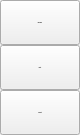
                        <widget class="QFrame" name="extraRightBox">
                         <property name="minimumSize">
                          <size>
                           <width>0</width>
                           <height>0</height>
                          </size>
                         </property>
                         <property name="maximumSize">
                          <size>
                           <width>0</width>
                           <height>16777215</height>
                          </size>
                         </property>
                         <property name="frameShape">
                          <enum>QFrame::NoFrame</enum>
                         </property>
                         <property name="frameShadow">
                          <enum>QFrame::Raised</enum>
                         </property>
                         <layout class="QVBoxLayout" name="verticalLayout_40">
                          <property name="spacing">
                           <number>0</number>
                          </property>
                          <property name="leftMargin">
                           <number>0</number>
                          </property>
                          <property name="topMargin">
                           <number>0</number>
                          </property>
                          <property name="rightMargin">
                           <number>0</number>
                          </property>
                          <property name="bottomMargin">
                           <number>0</number>
                          </property>
                          <item>
                           <widget class="QFrame" name="themeSettingsTopDetail">
                            <property name="maximumSize">
                             <size>
                              <width>16777215</width>
                              <height>3</height>
                             </size>
                            </property>
                            <property name="frameShape">
                             <enum>QFrame::NoFrame</enum>
                            </property>
                            <property name="frameShadow">
                             <enum>QFrame::Raised</enum>
                            </property>
                           </widget>
                          </item>
                          <item>
                           <widget class="QFrame" name="contentSettings">
                            <property name="frameShape">
                             <enum>QFrame::NoFrame</enum>
                            </property>
                            <property name="frameShadow">
                             <enum>QFrame::Raised</enum>
                            </property>
                            <layout class="QVBoxLayout" name="verticalLayout_41">
                             <property name="spacing">
                              <number>0</number>
                             </property>
                             <property name="leftMargin">
                              <number>0</number>
                             </property>
                             <property name="topMargin">
                              <number>0</number>
                             </property>
                             <property name="rightMargin">
                              <number>0</number>
                             </property>
                             <property name="bottomMargin">
                              <number>0</number>
                             </property>
                             <item alignment="Qt::AlignTop">
                              <widget class="QFrame" name="topMenus">
                               <property name="frameShape">
                                <enum>QFrame::NoFrame</enum>
                               </property>
                               <property name="frameShadow">
                                <enum>QFrame::Raised</enum>
                               </property>
                               <layout class="QVBoxLayout" name="verticalLayout_42">
                                <property name="spacing">
                                 <number>0</number>
                                </property>
                                <property name="leftMargin">
                                 <number>0</number>
                                </property>
                                <property name="topMargin">
                                 <number>0</number>
                                </property>
                                <property name="rightMargin">
                                 <number>0</number>
                                </property>
                                <property name="bottomMargin">
                                 <number>0</number>
                                </property>
                                <item>
                                 <widget class="QPushButton" name="btn_message">
                                  <property name="sizePolicy">
                                   <sizepolicy hsizetype="Expanding" vsizetype="Fixed">
                                    <horstretch>0</horstretch>
                                    <verstretch>0</verstretch>
                                   </sizepolicy>
                                  </property>
                                  <property name="minimumSize">
                                   <size>
                                    <width>0</width>
                                    <height>45</height>
                                   </size>
                                  </property>
                                  <property name="font">
                                   <font>
                                    <family>Segoe UI</family>
                                    <pointsize>-1</pointsize>
                                    <italic>false</italic>
                                    <bold>true</bold>
                                   </font>
                                  </property>
                                  <property name="cursor">
                                   <cursorShape>PointingHandCursor</cursorShape>
                                  </property>
                                  <property name="layoutDirection">
                                   <enum>Qt::LeftToRight</enum>
                                  </property>
                                  <property name="styleSheet">
                                   <string notr="true">background-image: url(:/icons/images/icons/cil-envelope-open.png);</string>
                                  </property>
                                  <property name="text">
                                   <string>Message</string>
                                  </property>
                                 </widget>
                                </item>
                                <item>
                                 <widget class="QPushButton" name="btn_print">
                                  <property name="sizePolicy">
                                   <sizepolicy hsizetype="Expanding" vsizetype="Fixed">
                                    <horstretch>0</horstretch>
                                    <verstretch>0</verstretch>
                                   </sizepolicy>
                                  </property>
                                  <property name="minimumSize">
                                   <size>
                                    <width>0</width>
                                    <height>45</height>
                                   </size>
                                  </property>
                                  <property name="font">
                                   <font>
                                    <family>Segoe UI</family>
                                    <pointsize>-1</pointsize>
                                    <italic>false</italic>
                                    <bold>true</bold>
                                   </font>
                                  </property>
                                  <property name="cursor">
                                   <cursorShape>PointingHandCursor</cursorShape>
                                  </property>
                                  <property name="layoutDirection">
                                   <enum>Qt::LeftToRight</enum>
                                  </property>
                                  <property name="styleSheet">
                                   <string notr="true">background-image: url(:/icons/images/icons/cil-print.png);</string>
                                  </property>
                                  <property name="text">
                                   <string>Print</string>
                                  </property>
                                 </widget>
                                </item>
                                <item>
                                 <widget class="QPushButton" name="btn_logout">
                                  <property name="sizePolicy">
                                   <sizepolicy hsizetype="Expanding" vsizetype="Fixed">
                                    <horstretch>0</horstretch>
                                    <verstretch>0</verstretch>
                                   </sizepolicy>
                                  </property>
                                  <property name="minimumSize">
                                   <size>
                                    <width>0</width>
                                    <height>45</height>
                                   </size>
                                  </property>
                                  <property name="font">
                                   <font>
                                    <family>Segoe UI</family>
                                    <pointsize>-1</pointsize>
                                    <italic>false</italic>
                                    <bold>true</bold>
                                   </font>
                                  </property>
                                  <property name="cursor">
                                   <cursorShape>PointingHandCursor</cursorShape>
                                  </property>
                                  <property name="layoutDirection">
                                   <enum>Qt::LeftToRight</enum>
                                  </property>
                                  <property name="styleSheet">
                                   <string notr="true">background-image: url(:/icons/images/icons/cil-account-logout.png);</string>
                                  </property>
                                  <property name="text">
                                   <string>Logout</string>
                                  </property>
                                 </widget>
                                </item>
                               </layout>
                              </widget>
                             </item>
                            </layout>
                           </widget>
                          </item>
                         </layout>
                        </widget>
